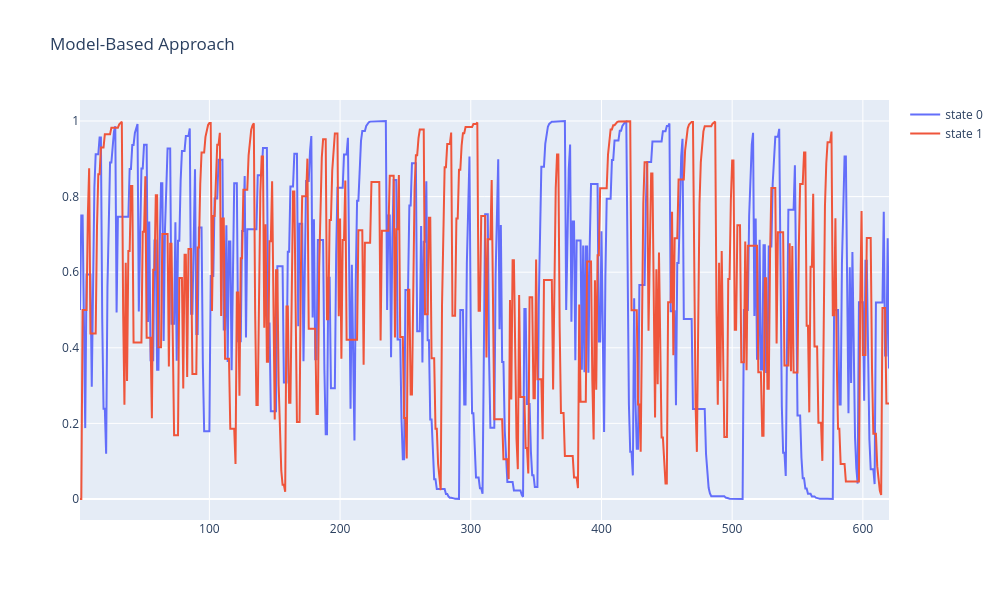

Write notebook code for a chart like this one.
### Code cell
fig = go.Figure()
fig.add_trace(go.Scatter(x=[i for i in range(1, len(model_based_data) + 1)], y=v0, name="state 0"))
fig.add_trace(go.Scatter(x=[i for i in range(1, len(model_based_data) + 1)], y=v1, name="state 1"))
fig.update_layout(title="Model-Based Approach", width=1000, height=600)
fig.show()

### Figure 1 — Plotly figure (JSON) as saved in the notebook; plotly's stock layout.template omitted (floating-point values rounded to 4 significant figures; data arrays with more than 128 entries replaced by an {"elided": "..."} marker saying what was removed)
{"data": [{"name": "state 0", "x": {"elided": "620 int values"}, "y": {"elided": "620 float values"}, "type": "scatter"}, {"name": "state 1", "x": {"elided": "620 int values"}, "y": {"elided": "620 float values"}, "type": "scatter"}], "layout": {"title": {"text": "Model-Based Approach"}, "width": 1000, "height": 600}}
